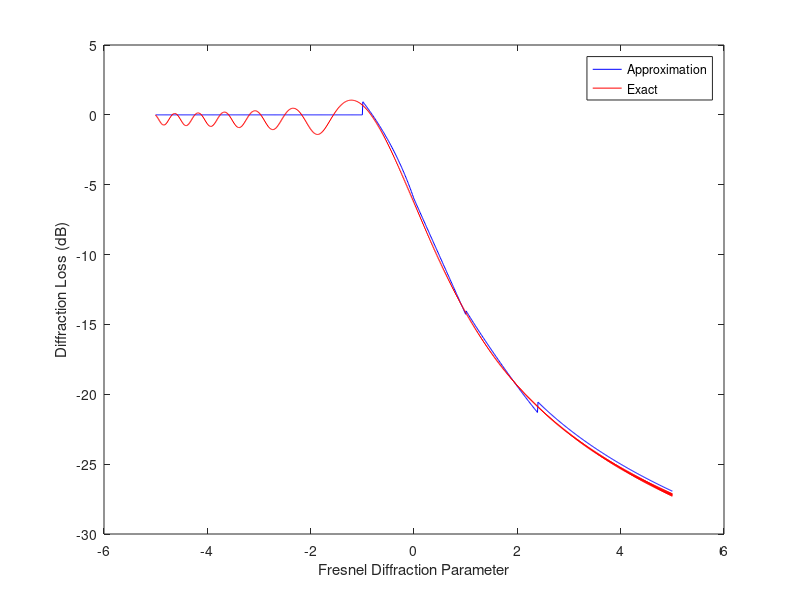

Recreate this plot in MATLAB.
clear all ;
close all ;
clc;

v=-5:0.01:5; 
for n=1:length(v)     
   if v(n) <= -1         
      G(n)=0;     
   elseif v(n) <= 0         
      G(n)=20*log10(0.5-0.62*v(n));     
   elseif v(n) <= 1         
      G(n)=20*log10(0.5*exp(-0.95*v(n)));     
   elseif v(n) <= 2.4         
      G(n)=20*log10(0.4-sqrt(0.1184-(0.38-0.1*v(n))^2));     
   else         
      G(n)=20*log10(0.225/v(n));     
   end      
end 
plot(v, G, 'b') ;
xlabel('Fresnel Diffraction Parameter') ;
ylabel('Diffraction Loss (dB)') ;
hold on;


v1=-5:0.01:5; 
for n=1:length(v1)          
   v_vector=v1(n):0.01:v1(n)+100;          
   F(n)=((1+1i)/2)*sum(exp((-1i*pi*(v_vector).^2)/2));      
end 
F=abs(F)/(abs(F(1))); 
plot(v1, 20*log10(F),'r') ;
% xlabel('Fresnel Diffraction Parameter') ;
% ylabel('Diffraction Loss (dB)') ;
legend('Approximation', 'Exact');
hold off;
